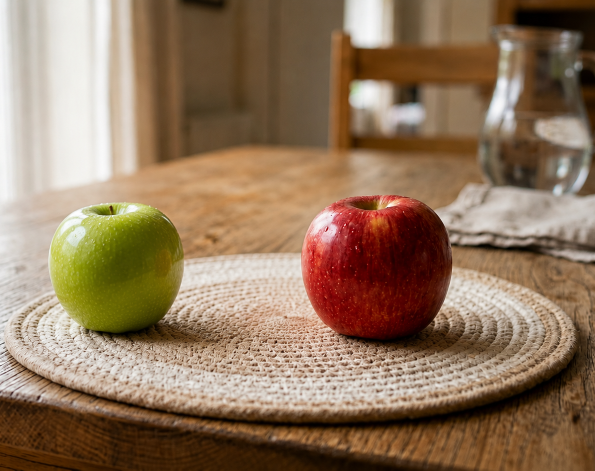
#> input picture src/images/two_apples1.png, 1190 x 941 px (shown at 1/2 size); its folder holds 3 pictures in this run
$ python 04_iou_nms.py
#> lines starting #> are read from the running program, lines starting #| are printed output that depends on the picture; after the words box and inside, x2 and y2 are one past the last pixel; in counts of white or black regions, pixels touching at a corner belong together
#> in main, image is the input picture: shape (941, 1190, 3); mean B, G, R 93, 118.2, 144.5
#!/usr/bin/env python3
"""04_DL-Object-Detection.ipynb: IoU와 confidence filtering, NMS 구현.

실행: python3 20261025/04_iou_nms.py
좌표는 (x1, y1, x2, y2), 면적은 (x2-x1)*(y2-y1) 기준입니다.
"""
import argparse
from pathlib import Path

import cv2
import numpy as np

ROOT = Path(__file__).resolve().parents[1]
HERE = Path(__file__).resolve().parent


def convert_bbox_coord(bbox):
    """OpenCV의 (x, y, w, h)를 (x1, y1, x2, y2)로 변환."""
    x, y, width, height = bbox
    if width < 0 or height < 0:
        raise ValueError("너비와 높이는 음수일 수 없습니다.")
    return (x, y, x + width, y + height)


def calculate_iou(bbox_a, bbox_b):
    """두 박스의 교집합/합집합. 면적이 0인 박스도 처리합니다."""
    ax1, ay1, ax2, ay2 = bbox_a
    bx1, by1, bx2, by2 = bbox_b
    intersection_area = max(0, min(ax2, bx2) - max(ax1, bx1)) * max(
        0, min(ay2, by2) - max(ay1, by1))
    area_a = max(0, ax2 - ax1) * max(0, ay2 - ay1)
    area_b = max(0, bx2 - bx1) * max(0, by2 - by1)
    union_area = area_a + area_b - intersection_area
    return float(intersection_area / union_area) if union_area > 0 else 0.0


def validate_inputs(boxes, scores, threshold):
    if len(boxes) != len(scores):
        raise ValueError("boxes와 scores의 길이가 같아야 합니다.")
    if not 0 <= threshold <= 1:
        raise ValueError("임계값은 0~1이어야 합니다.")
    for box, score in zip(boxes, scores):
        if len(box) != 4 or not np.isfinite(box).all() or not np.isfinite(score):
            raise ValueError("박스 좌표와 점수는 유한한 숫자여야 합니다.")
        if box[2] < box[0] or box[3] < box[1]:
            raise ValueError("박스의 끝 좌표는 시작 좌표 이상이어야 합니다.")


def prune_low_conf(boxes, scores, conf_threshold=0.5):
    """최소 confidence 이상인 박스와 점수만 유지."""
    validate_inputs(boxes, scores, conf_threshold)
    indices = [i for i, score in enumerate(scores) if score >= conf_threshold]
    return [boxes[i] for i in indices], [scores[i] for i in indices]


def apply_nms(boxes, scores, iou_threshold=0.5):
    """점수가 높은 박스를 선택하고 IoU가 임계값보다 큰 나머지 박스 제거.

    이 함수는 단일 클래스 기준입니다. 여러 클래스는 클래스별로 호출합니다.
    confidence filtering은 prune_low_conf()로 먼저 적용합니다.
    """
    validate_inputs(boxes, scores, iou_threshold)
    order = np.argsort(-np.asarray(scores, dtype=float), kind="stable").tolist()
    kept = []
    while order:
        best = order.pop(0)
        kept.append(best)
        order = [i for i in order if calculate_iou(boxes[best], boxes[i]) <= iou_threshold]
    return [boxes[i] for i in kept], [scores[i] for i in kept]


def apply_nms_cv2(boxes, scores, conf_threshold=0.5, iou_threshold=0.5):
    """OpenCV 구현과 비교. OpenCV는 confidence가 임계값과 같아도 제거합니다."""
    validate_inputs(boxes, scores, conf_threshold)
    validate_inputs(boxes, scores, iou_threshold)
    if len(boxes) == 0:
        return [], []
    xywh = [[float(x1), float(y1), float(x2-x1), float(y2-y1)]
            for x1, y1, x2, y2 in boxes]
    kept = cv2.dnn.NMSBoxes(xywh, [float(s) for s in scores], conf_threshold, iou_threshold)
    kept = np.asarray(kept).reshape(-1).tolist()
    return [boxes[i] for i in kept], [scores[i] for i in kept]


def draw_boxes(image, boxes, scores):
    result = image.copy()
    for box, score in zip(boxes, scores):
        x1, y1, x2, y2 = map(int, box)
        cv2.rectangle(result, (x1, y1), (x2, y2), (0, 255, 0), 2)
        cv2.putText(result, f"{score:.2f}", (x1, max(18, y1-5)),
                    cv2.FONT_HERSHEY_SIMPLEX, 0.6, (0, 255, 0), 2)
    return result


def get_contour(img_bgr):
    red_lower1 = np.array([0, 100, 50])
    red_upper1 = np.array([10, 255, 255])
    red_lower2 = np.array([170, 100, 50])
    red_upper2 = np.array([180, 255, 255])
    green_lower = np.array([25, 10, 30])
    green_upper = np.array([100, 255, 255])

    img_blr = cv2.GaussianBlur(img_bgr, (7, 7), 0)
    blr_hsv = cv2.cvtColor(img_blr, cv2.COLOR_BGR2HSV)
#> blr_hsv: shape (941, 1190, 3); mean H, S, V 17.1, 117.8, 144.7

    red_mask1 = cv2.inRange(blr_hsv, red_lower1, red_upper1)
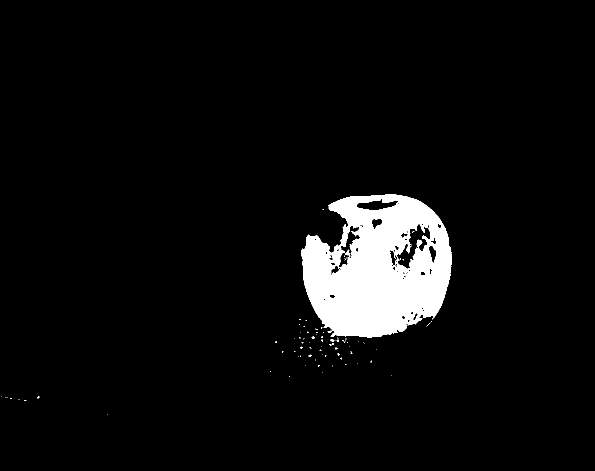
#> red_mask1: shape (941, 1190) (shown at 1/2 size); 5.4% white; 95 white regions (90 under 20 px), largest, box (x1, y1, x2, y2) and area: (602, 389, 904, 675) 59515, (691, 499, 700, 512) 54, (661, 678, 669, 683) 29, (655, 661, 663, 665) 21, (623, 673, 630, 677) 20
    red_mask2 = cv2.inRange(blr_hsv, red_lower2, red_upper2)
#> red_mask2: shape (941, 1190); 0.3% white; 65 white regions (54 under 20 px), largest, box (x1, y1, x2, y2) and area: (653, 427, 720, 550) 2692, (659, 588, 671, 597) 65, (658, 508, 666, 521) 46
    red_mask = cv2.bitwise_or(red_mask1, red_mask2)
#> red_mask: shape (941, 1190); 5.7% white; 82 white regions (77 under 20 px), largest, box (x1, y1, x2, y2) and area: (602, 389, 904, 675) 62973, (661, 678, 669, 683) 29, (651, 454, 657, 462) 28, (655, 661, 663, 665) 21, (623, 673, 630, 677) 20
    grn_mask = cv2.inRange(blr_hsv, green_lower, green_upper)
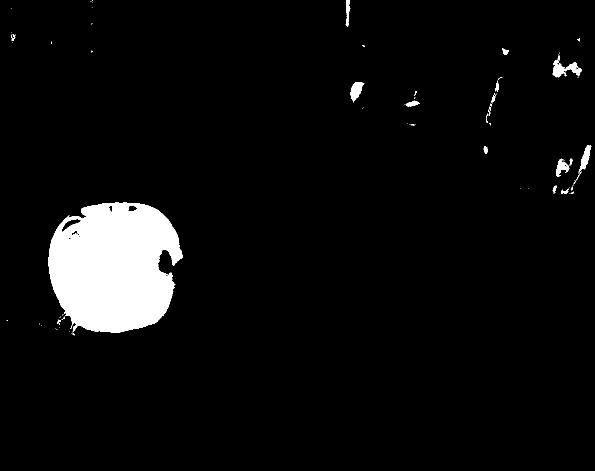
#> grn_mask: shape (941, 1190) (shown at 1/2 size); 5.2% white; 92 white regions (72 under 20 px)

    contours_red, _ = cv2.findContours(red_mask, cv2.RETR_EXTERNAL, cv2.CHAIN_APPROX_SIMPLE)
#> contours_red = 80 contours, 78 with area under 20; largest, box (x1, y1, x2, y2) and area: (602, 389, 904, 675) 67005, (661, 678, 669, 683) 20
    contours_grn, _ = cv2.findContours(grn_mask, cv2.RETR_EXTERNAL, cv2.CHAIN_APPROX_SIMPLE)
#> contours_grn = 90 contours, 75 with area under 20; largest, box (x1, y1, x2, y2) and area: (97, 405, 365, 666) 54080, (1105, 111, 1164, 155) 836, (701, 164, 729, 204) 582, (1157, 291, 1183, 347) 498, (1112, 317, 1139, 353) 410

    cntr_red, cntr_grn = None, None

    if len(contours_red) > 0:
        cntr_red = max(contours_red, key=cv2.contourArea)
#> cntr_red = contour of 500 points, box (x1, y1, x2, y2) (602, 389, 904, 675), area 67005
    if len(contours_grn) > 0:
        cntr_grn = max(contours_grn, key=cv2.contourArea)
#> cntr_grn = contour of 542 points, box (x1, y1, x2, y2) (97, 405, 365, 666), area 54080

    return cntr_red, cntr_grn

def main():
    parser = argparse.ArgumentParser(description="IoU, NMS 직접 구현 및 OpenCV 비교")
    parser.add_argument("--conf-threshold", type=float, default=0.5)
    parser.add_argument("--iou-threshold", type=float, default=0.5)
    parser.add_argument("--output-dir", type=Path, default=HERE / "outputs/iou_nms")
    args = parser.parse_args()
    if not (0 <= args.conf_threshold <= 1 and 0 <= args.iou_threshold <= 1):
        parser.error("임계값은 0~1이어야 합니다.")
    args.output_dir.mkdir(parents=True, exist_ok=True)
    for i in range(1, 4):
        path = ROOT / f"src/images/two_apples{i}.png"
        image = cv2.imread(str(path))
        if image is None:
            raise FileNotFoundError(path)
        red, green = get_contour(image)
#> red has the same summary as cntr_red in get_contour; green has the same summary as cntr_grn in get_contour
        if red is None or green is None:
            raise RuntimeError(f"빨강/초록 윤곽선 검출 실패: {path}")
        boxes = [convert_bbox_coord(cv2.boundingRect(contour)) for contour in (red, green)]
#> boxes = [(602, 389, 904, 675), (97, 405, 365, 666)]
        iou = calculate_iou(*boxes)
#> iou = 0
        print(f"{path.name}: IoU = {iou:.4f}")
#| two_apples1.png: IoU = 0.0000
        result = draw_boxes(image, boxes, [1.0, 1.0])
#> the loop in draw_boxes, `for box, score in zip(boxes, scores):` made 2 passes
#> (score, x1, y1, x2, y2) on passes 1 to 2: (1, 602, 389, 904, 675), (1, 97, 405, 365, 666)
#> after the loop in draw_boxes, `for box, score in zip(boxes, scores):`:
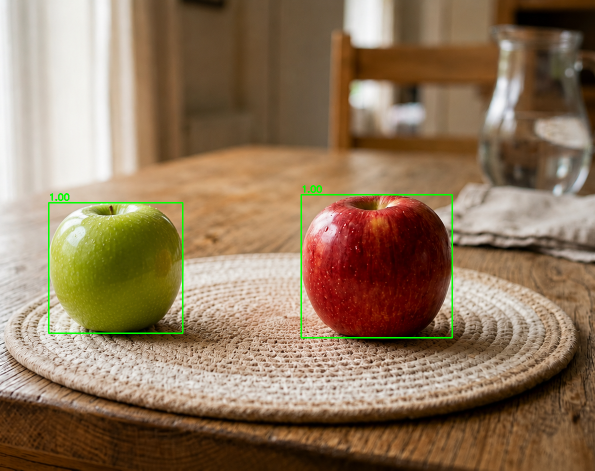
#> result: shape (941, 1190, 3) (shown at 1/2 size); 0.65% of pixels changed, all inside (x1, y1, x2, y2) = (96, 370, 906, 677)
        cv2.putText(result, f"IoU: {iou:.4f}", (10, 30),
                    cv2.FONT_HERSHEY_SIMPLEX, 0.8, (255, 0, 0), 2)
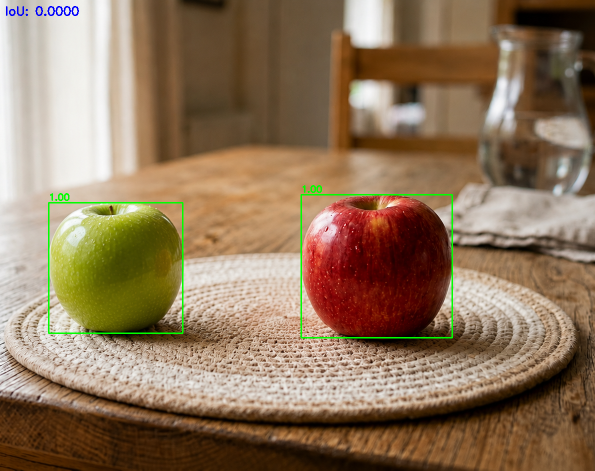
#> result: shape (941, 1190, 3) (shown at 1/2 size); 0.09% of pixels changed, all inside (x1, y1, x2, y2) = (12, 12, 158, 32)
        if not cv2.imwrite(str(args.output_dir / path.name), result):
            raise OSError("IoU 이미지 저장 실패")
#> pass 2 of the loop in main, `for i in range(1, 4):`:
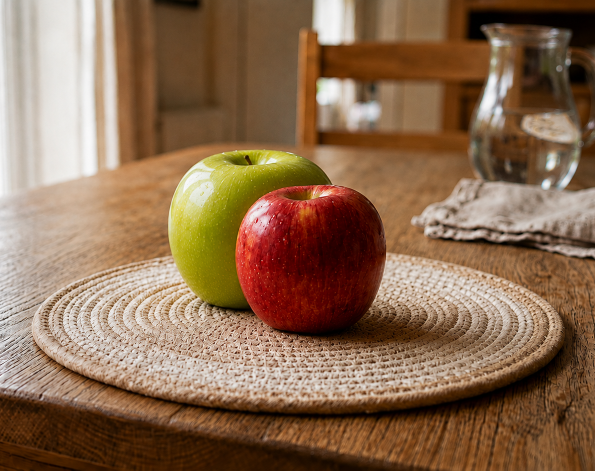
#> input picture src/images/two_apples2.png, 1190 x 941 px (shown at 1/2 size)
#> in main, image is the input picture: shape (941, 1190, 3); mean B, G, R 80.9, 107.5, 139.2
#> blr_hsv: shape (941, 1190, 3); mean H, S, V 15.3, 133.7, 139.3
#> in get_contour (call 2), `red_mask1 = cv2.inRange(blr_hsv, red_lower1, red_upper1)`:
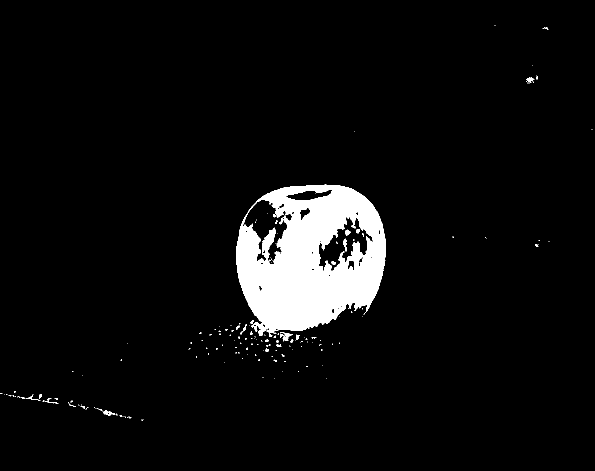
#> red_mask1: shape (941, 1190) (shown at 1/2 size); 5.4% white; 177 white regions (150 under 20 px), largest, box (x1, y1, x2, y2) and area: (472, 369, 772, 674) 58956, (560, 664, 586, 683) 171, (205, 820, 231, 831) 126
#> red_mask2: shape (941, 1190); 0.3% white; 40 white regions (35 under 20 px), largest, box (x1, y1, x2, y2) and area: (510, 409, 584, 531) 3037, (555, 408, 569, 419) 61, (517, 570, 524, 583) 47, (512, 436, 517, 446) 36, (526, 499, 531, 506) 22
#> red_mask: shape (941, 1190); 5.7% white; 163 white regions (137 under 20 px), largest, box (x1, y1, x2, y2) and area: (472, 369, 772, 674) 62333, (560, 664, 586, 683) 171, (205, 820, 231, 831) 126
#> grn_mask: shape (941, 1190); 4.2% white; 48 white regions (29 under 20 px)
#> contours_red = 154 contours, 141 with area under 20; largest, box (x1, y1, x2, y2) and area: (472, 369, 772, 674) 71018, (560, 664, 586, 683) 143, (205, 820, 231, 831) 104, (1052, 154, 1067, 166) 66, (591, 669, 600, 681) 34
#> contours_grn = 47 contours, 30 with area under 20; largest, box (x1, y1, x2, y2) and area: (338, 300, 653, 615) 44422, (634, 157, 660, 193) 396, (1112, 297, 1156, 378) 369, (1090, 308, 1119, 339) 292, (954, 140, 989, 236) 244
#> cntr_red = contour of 588 points, box (x1, y1, x2, y2) (472, 369, 772, 674), area 71018
#> cntr_grn = contour of 595 points, box (x1, y1, x2, y2) (338, 300, 653, 615), area 44422
#> red has the same summary as cntr_red in get_contour; green has the same summary as cntr_grn in get_contour
#> boxes = [(472, 369, 772, 674), (338, 300, 653, 615)]
#> iou = 0.305
#| two_apples2.png: IoU = 0.3046
#> the loop in draw_boxes (call 2), `for box, score in zip(boxes, scores):` made 2 passes
#> (score, x1, y1, x2, y2) on passes 1 to 2: (1, 472, 369, 772, 674), (1, 338, 300, 653, 615)
#> in main, `cv2.putText(result, f"IoU: {iou:.4f}", (10, 30), cv2.FONT_HERSHEY_SIMP..`:
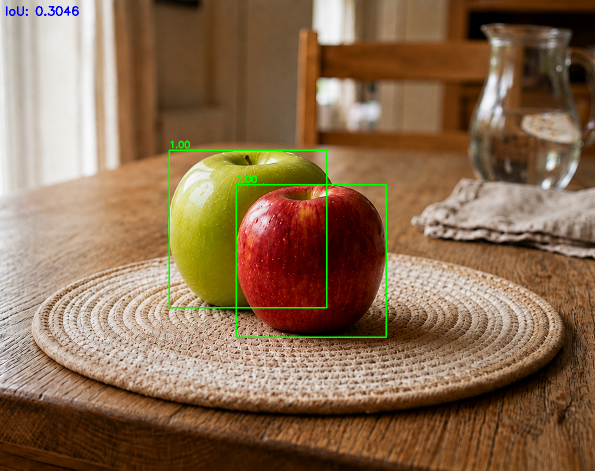
#> result: shape (941, 1190, 3) (shown at 1/2 size); mean B, G, R 80.5, 108.5, 138.1
#> pass 3 of the loop in main, `for i in range(1, 4):`:
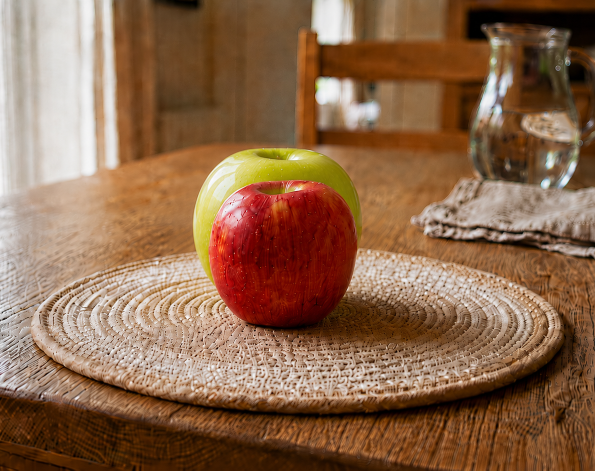
#> input picture src/images/two_apples3.png, 1190 x 941 px (shown at 1/2 size)
#> in main, image is the input picture: shape (941, 1190, 3); mean B, G, R 76.2, 103.7, 140.6
#> blr_hsv: shape (941, 1190, 3); mean H, S, V 15, 140.5, 140.7
#> in get_contour (call 3), `red_mask1 = cv2.inRange(blr_hsv, red_lower1, red_upper1)`:
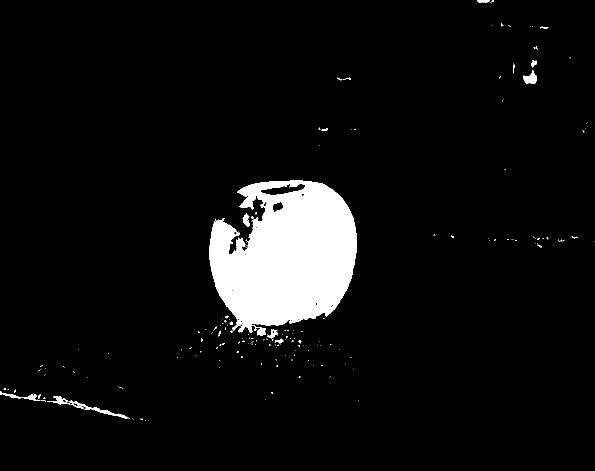
#> red_mask1: shape (941, 1190) (shown at 1/2 size); 6.1% white; 200 white regions (179 under 20 px), largest, box (x1, y1, x2, y2) and area: (418, 361, 714, 672) 64671, (138, 800, 257, 837) 645, (1046, 140, 1074, 168) 430
#> red_mask2: shape (941, 1190); 0.28% white; 28 white regions (24 under 20 px), largest, box (x1, y1, x2, y2) and area: (457, 392, 534, 509) 2878, (453, 423, 467, 434) 68, (482, 391, 490, 409) 46, (446, 433, 452, 446) 38
#> red_mask: shape (941, 1190); 6.4% white; 190 white regions (169 under 20 px), largest, box (x1, y1, x2, y2) and area: (418, 361, 714, 672) 67994, (138, 800, 257, 837) 645, (1046, 140, 1074, 168) 430
#> grn_mask: shape (941, 1190); 2.5% white; 43 white regions (23 under 20 px)
#> contours_red = 190 contours, 176 with area under 20; largest, box (x1, y1, x2, y2) and area: (418, 361, 714, 672) 68776, (138, 800, 257, 837) 578, (1046, 140, 1074, 168) 386, (0, 783, 81, 801) 272, (94, 792, 140, 809) 212
#> contours_grn = 43 contours, 25 with area under 20; largest, box (x1, y1, x2, y2) and area: (388, 297, 718, 561) 22734, (948, 106, 992, 257) 1004, (1090, 304, 1119, 339) 548, (1079, 117, 1099, 152) 501, (631, 155, 663, 188) 479
#> cntr_red = contour of 618 points, box (x1, y1, x2, y2) (418, 361, 714, 672), area 68776
#> cntr_grn = contour of 466 points, box (x1, y1, x2, y2) (388, 297, 718, 561), area 22734
#> red has the same summary as cntr_red in get_contour; green has the same summary as cntr_grn in get_contour
#> boxes = [(418, 361, 714, 672), (388, 297, 718, 561)]
#> iou = 0.493
#| two_apples3.png: IoU = 0.4934
#> in main, `cv2.putText(result, f"IoU: {iou:.4f}", (10, 30), cv2.FONT_HERSHEY_SIMP..`:
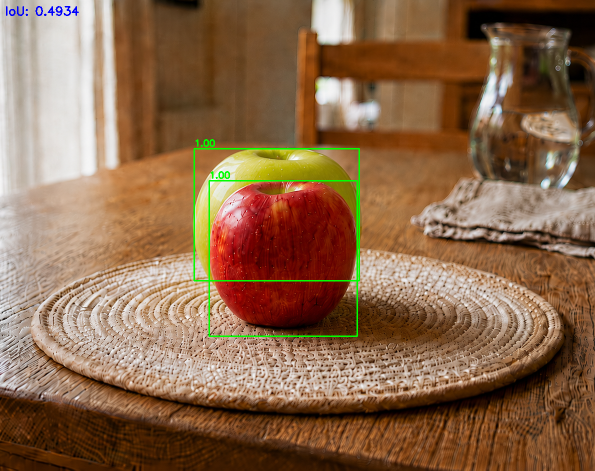
#> result: shape (941, 1190, 3) (shown at 1/2 size); mean B, G, R 75.7, 104.5, 139.3

    # 실행마다 같은 박스로 NMS 단계별 결과를 재현합니다.
    boxes = [(50, 50, 250, 250), (60, 60, 255, 255), (300, 80, 500, 280),
             (310, 90, 510, 290), (100, 300, 220, 450)]
    scores = [0.95, 0.85, 0.90, 0.70, 0.30]
    filtered_boxes, filtered_scores = prune_low_conf(boxes, scores, args.conf_threshold)
    kept_boxes, kept_scores = apply_nms(filtered_boxes, filtered_scores, args.iou_threshold)
    cv_boxes, cv_scores = apply_nms_cv2(boxes, scores, args.conf_threshold, args.iou_threshold)
#> in apply_nms_cv2, `kept = cv2.dnn.NMSBoxes(xywh, [float(s) for s in scores], conf_thresho..`: kept = [0, 2]
#> cv_boxes = [(50, 50, 250, 250), (300, 80, 500, 280)]; cv_scores = [0.95, 0.9]
    print(f"NMS: {len(boxes)} → confidence {len(filtered_boxes)} → NMS {len(kept_boxes)}")
#| NMS: 5 → confidence 4 → NMS 2
    print(f"Custom: {kept_boxes}, {kept_scores}")
    print(f"OpenCV: {cv_boxes}, {cv_scores}")
#| OpenCV: [(50, 50, 250, 250), (300, 80, 500, 280)], [0.95, 0.9]
    canvas = np.zeros((480, 560, 3), dtype=np.uint8)
    comparison = np.hstack([draw_boxes(canvas, boxes, scores),
                            draw_boxes(canvas, kept_boxes, kept_scores),
                            draw_boxes(canvas, cv_boxes, cv_scores)])
#> in draw_boxes (call 4), `result = image.copy()`: result: shape (480, 560, 3); every value is 0
#> the loop in draw_boxes (call 4), `for box, score in zip(boxes, scores):` made 5 passes
#> (score, x1, y1, x2, y2) on passes 1 to 5: (0.95, 50, 50, 250, 250), (0.85, 60, 60, 255, 255), (0.9, 300, 80, 500, 280), (0.7, 310, 90, 510, 290), (0.3, 100, 300, 220, 450)
#> after the loop in draw_boxes (call 4), `for box, score in zip(boxes, scores):`:
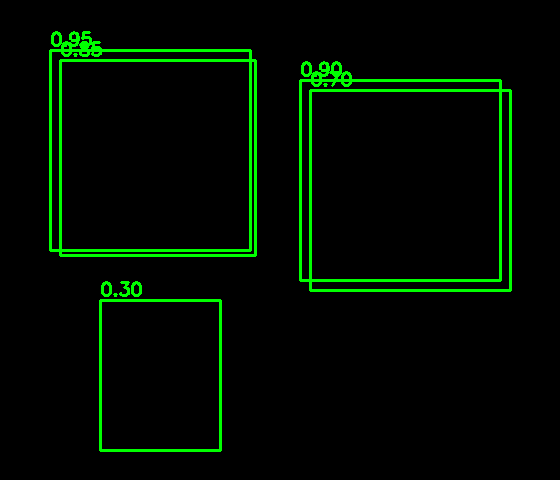
#> result: shape (480, 560, 3); mean of channels 0, 1, 2 0, 11.9, 0; drawn as B, G, R
#> the loop in draw_boxes (call 5), `for box, score in zip(boxes, scores):` made 2 passes
#> after the loop in draw_boxes (call 5), `for box, score in zip(boxes, scores):`:
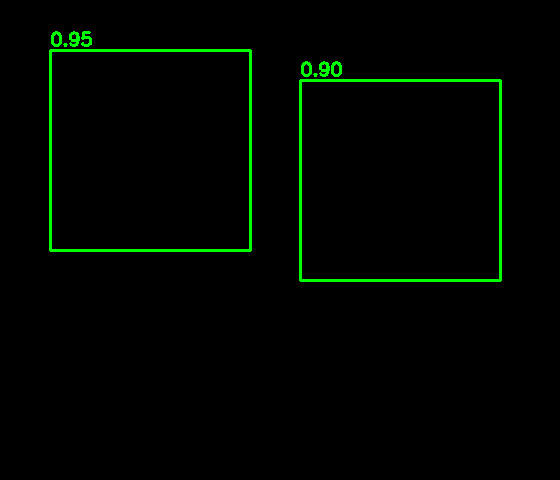
#> result: shape (480, 560, 3); mean of channels 0, 1, 2 0, 5.2, 0; drawn as B, G, R
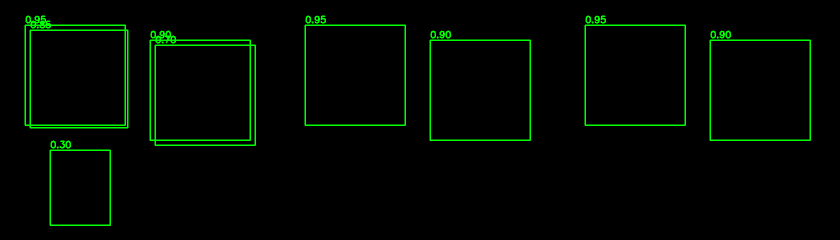
#> comparison: shape (480, 1680, 3) (shown at 1/2 size); mean of channels 0, 1, 2 0, 7.4, 0; drawn as B, G, R
    if not cv2.imwrite(str(args.output_dir / "nms_before_custom_opencv.png"), comparison):
        raise OSError("NMS 이미지 저장 실패")
    print(f"결과 이미지: {args.output_dir}")


if __name__ == "__main__":
    main()
